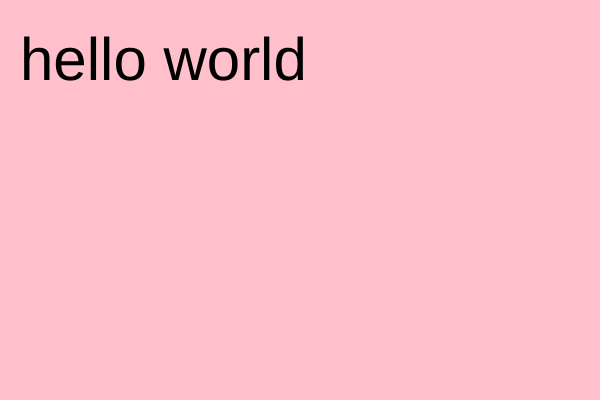
Frame 1 (no input)
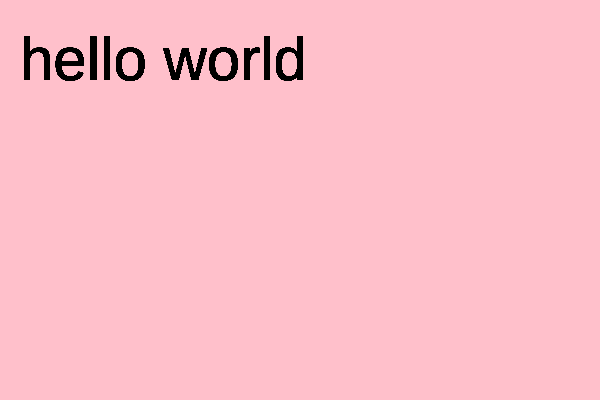
Frame 60 (no input)
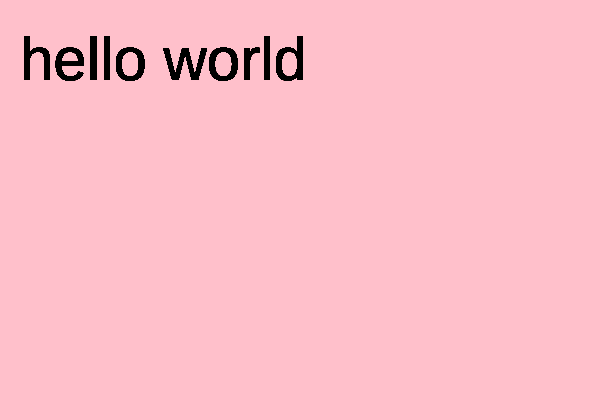
Frame 120 (the mouse pressed at the canvas centre since frame 60)

The p5.js sketch that drew these frames (run headless with seeded random() and noise() and a simulated clock; from frame 60 on, the mouse is pressed at the canvas centre):

// p5.js sketch
// ── sketch.js


function setup() {

    createCanvas(600, 400);
    background('pink');
}

function draw() {
    //i made my text a little larger
    textSize(60);
    //so I had to drop the y-position some
    text('hello world', 20, 80);

}
